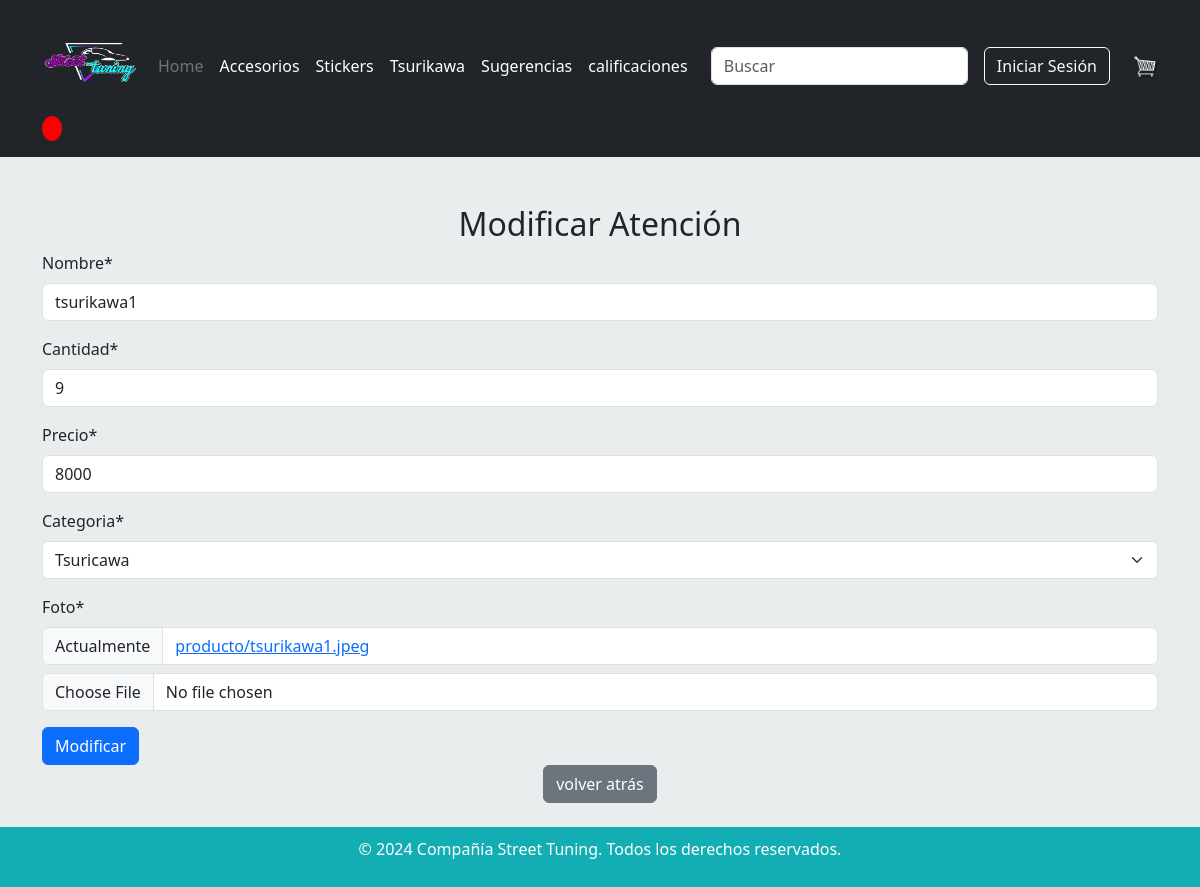
Screenshot of /Mantenedor/Productos/modificar/51ad871c-4027-4412-9c9a-e4a949948d3d/ with the database file from the repository.
### appweb/models.py (models this page shows, shortened)
class Producto(models.Model):
    id_producto = models.UUIDField(primary_key=True, default=uuid.uuid4, editable=False)
    nombre = models.CharField(max_length=4000)
    cantidad = models.IntegerField()
    precio = models.IntegerField()
    categoria = models.ForeignKey(Categoria, on_delete=models.CASCADE)
    foto = models.ImageField(upload_to="producto",null=True)

class Categoria(models.Model):
    id_categoria = models.UUIDField(primary_key=True, default=uuid.uuid4, editable=False)
    nombre = models.CharField(max_length=4000)
    def __str__(self):
        return f"{self.nombre}"

### appweb/views.py (the view, shortened to what this page needs)
# urls.py: path('Mantenedor/Productos/modificar/<id_producto>/', modificar_producto , name="modificar_producto"),
def modificar_producto(request,id_producto):
    producto = get_object_or_404(Producto, id_producto=id_producto)
    data = {
        "form": ProductForm(instance=producto)
    }
    return render(request, "mantenedor/Productos/modificar.html",data)

### appweb/forms.py
class ProductForm(forms.ModelForm):
    class Meta:
        model= Producto
        fields = "__all__"

### appweb/context_processors.py (called while the page is built)
def carrito_items(request):
    if request.user.is_authenticated:
        try:
            cliente = Cliente.objects.get(usuario=request.user)
            orden, created = Orden.objects.get_or_create(cliente=cliente, complete=False)
            carritoItems = orden.get_carrito_items
        except Cliente.DoesNotExist:
            carritoItems = 0
    else:
        carritoItems = 0
    return {'carritoItems': carritoItems}

### appweb/templates/Mantenedor/Productos/modificar.html (shortened to what this page needs)
{% extends 'base.html' %}
{% load crispy_forms_tags %}
{% block contenido %}
<div class="container mt-5">
  <div class="text-center">
    <h2 class="mt-4">Modificar Atención</h2>
  </div>
  <form id="formAtencion" method="post" action="" enctype="multipart/form-data">
    {{ form | crispy }}
    <button type="submit" class="btn btn-primary">Modificar</button>
    <br>
    <center><input type="button" class="btn btn-secondary btn" onclick="history.back()"
      name="volver atrás" value="volver atrás"></center>
</form>
<br>
</div>
{% endblock %}

### rows the page displays
Producto: nombre "tsurikawa1", cantidad "9", precio "8000", categoria "Tsuricawa"
